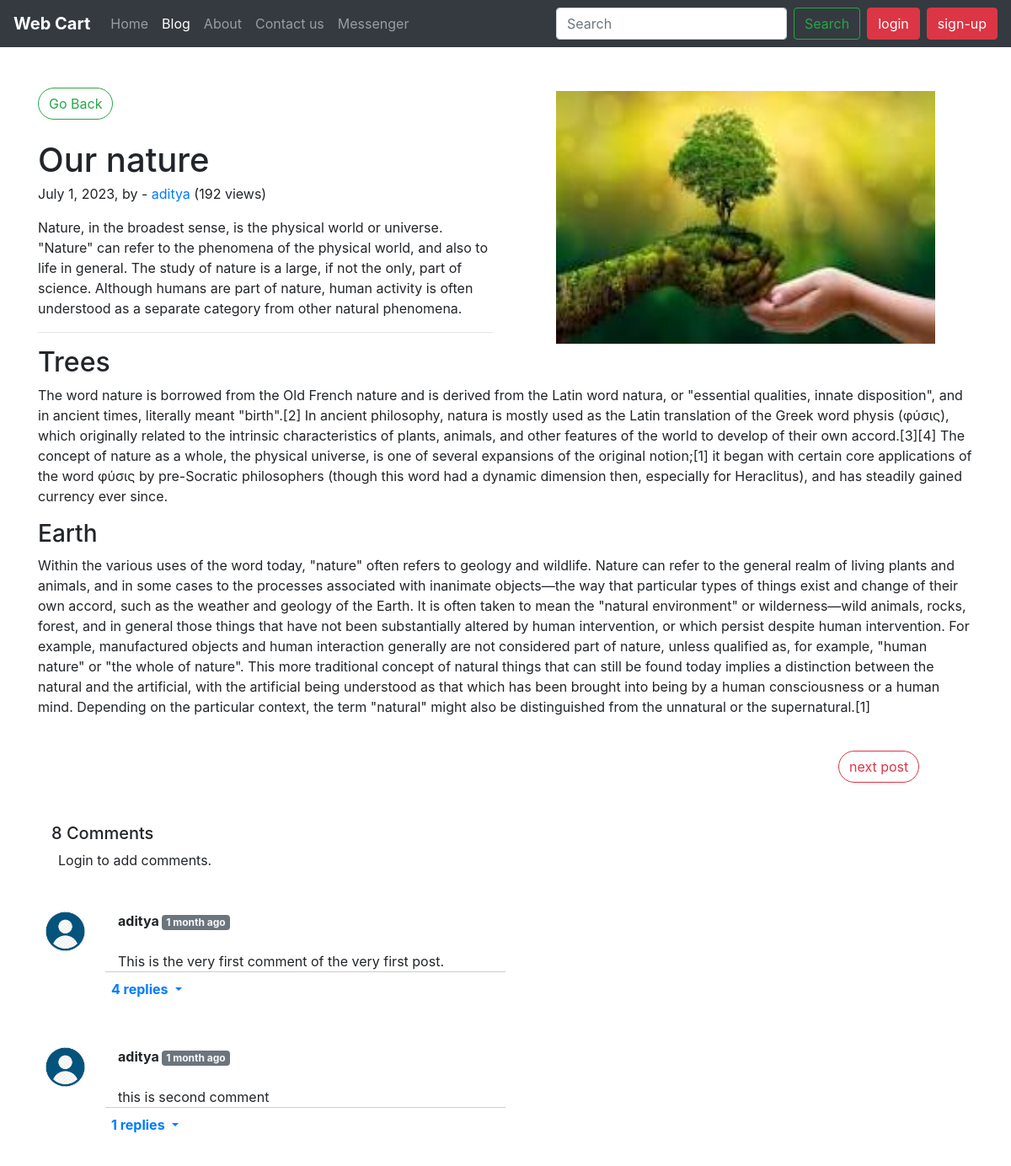
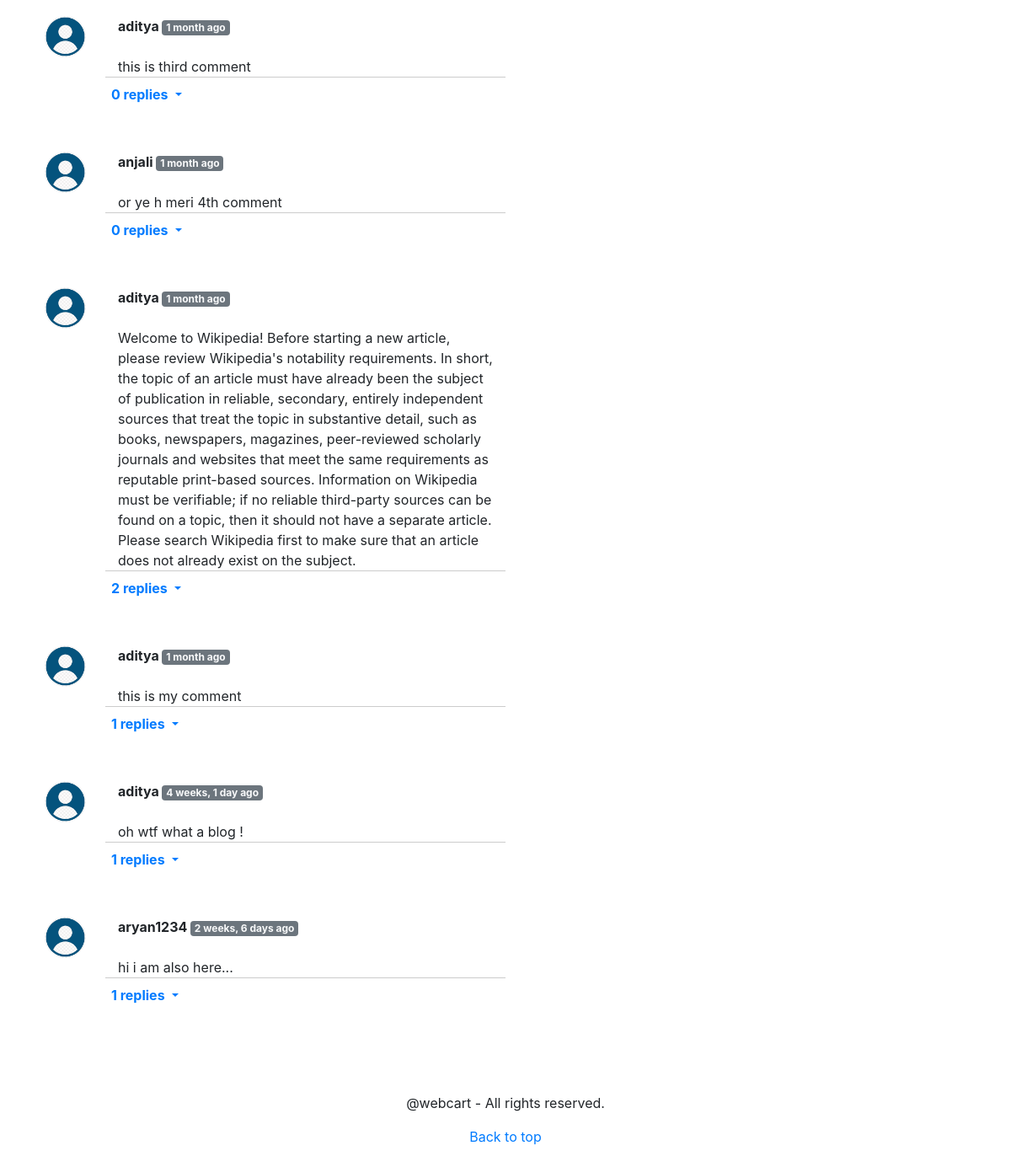
/blog/BlogPost/1, run on the app's committed database (2 pictures, top to bottom).
### blog/models.py (models this page shows, shortened)
class BlogPost(models.Model):
    blog_id = models.AutoField(primary_key=True)
    category = models.CharField(max_length=50, default="")
    title = models.CharField(max_length=100)
    intro = models.CharField(max_length=550)
    whole_content = models.TextField(default='', null=True)
    heading01 = models.CharField(max_length=50, default='', null=True)
    content01 = models.CharField(max_length=5000, default='', null=True)
    heading02 = models.CharField(max_length=50, default="", null=True)
    content02 = models.CharField(max_length=5000, default="", null=True)
    heading03 = models.CharField(max_length=50, default="", null=True)
    content03 = models.CharField(max_length=5000, default="", null=True)
    publish_date = models.DateField(auto_now_add=True)
    image = models.ImageField(upload_to="blog/images", default="", null=True)
    views = models.IntegerField(default=0)

class Comment(models.Model):
    s_no = models.AutoField(primary_key=True)
    your_comment = models.TextField()
    user = models.ForeignKey(User, on_delete=models.CASCADE)
    post = models.ForeignKey(BlogPost, on_delete=models.CASCADE)
    parent = models.ForeignKey('self', on_delete=models.CASCADE, null=True)
    timeStamp = models.DateTimeField(default=now)

### blog/views.py (the view)
# urls.py: path("BlogPost/<int:blg_id>", views.blogPost, name='BlogPost'),
def blogPost(request, blg_id):
    blogs = BlogPost.objects.all()
    posts = BlogPost.objects.filter(blog_id=blg_id).first()
    posts.views+=1
    posts.save()
    comments = Comment.objects.filter(post=posts, parent=None)
    replies = Comment.objects.filter(post=posts).exclude(parent=None)
    reply_count = []
    for i in comments:
        temp=0
        for j in replies:
            if j.parent.s_no == i.s_no:
                temp+=1
        reply_count.append([i, temp])
    l=[]
    for i in blogs:
        l.append(i.blog_id)
    return render(request, 'blog/blogPost.html', {'post': posts, 'len': len(blogs), 'ids': l, "comments": reply_count, "replies":replies})

### blog/templates/blog/blogPost.html (shortened to what this page needs)
{% extends 'blog/basic.html' %}
{% block body %}
{% load humanize %}
<article class="blog-post container my-5">
    <div class="row">
        <div class="col-6">
            <button class="btn btn-outline-success rounded-pill mb-4" onclick="window.location = '/blog/blogs'">Go
                Back</button>
            <h1 class="display-5 link-body-emphasis mb-1">{{post.title}}</h1>
            <p class="blog-post-meta">{{post.publish_date}}, by - <span class="text-primary">aditya</span>
                <span>({{post.views}} views)</span>
            </p>
            <p>{{post.intro}}</p>
            <hr>
        </div>
        <div class="col-6" style="display: flex; align-items: center; justify-content: center;">
            <img src="/media/{{post.image}}" alt="" style="width: 450px; height: 300px;">
        </div>
    </div>
    <h2>{{post.heading01}}</h2>
    <p>{{post.content01}}</p>
    <h3>{{post.heading02}}</h3>
    <p>{{post.content02}}</p>
    <div class="row">
        <div class="col-10 mt-4">
        </div>
        <div class="col-2 mt-4">
            <button class="btn btn-outline-danger rounded-pill" id="next" onclick="next()">next post</button>
        </div>
    </div>
</article>
<div class="container">
    <h5 class="ml-3">{{comments|length}} Comments</h5>
    {% if request.user.is_authenticated %}
    <form action="/blog/comments/" method="post" class="col-md-8 mx-2 mb-4 mt-4"> {% csrf_token %}
        <input type="hidden" name="post_sno" value="{{post.blog_id}}">
        <input type="hidden" name="parent_sno" value="">
        <div class="mb-3" id="field">
            <label for="comment-{{comment.s_no}}" class="form-label">Add a comment</label>
            <textarea id="comment-{{comment.s_no}}" rows="1" class="form-control" name="comment" placeholder="Write your comment here..."
                required></textarea>
        </div>
        <button type="submit" class="btn btn-sm btn-outline-secondary">Post</button>
    </form>
    {% if comments|length == 0 %}
    <h3 class="ml-3 text-success">Be the first to comment... !</h3>
    {% endif %}
    {% else %}
    <p class="ml-4 mb-5">Login to add comments.</p>
    {% endif %}
    {% for comment, reply_count in comments %}
    <div class="row">
        <div class="col-md-1"><img class="w-100 px-2" style="border-radius: 50%;" src="/static/user2.png" alt=""></div>
        <div class="col-md-5" style="border-bottom: 1px solid #ccc;">
            <p class="mb-4"><b>{{comment.user.username}} </b>
                <span class="badge bg-secondary text-light"> {{comment.timeStamp | naturaltime}}</span>
            </p>
            {{comment.your_comment}}
        </div>
    </div>
    <div class="row ml-5 mb-5">
        <div class="col-md-6 ml-4">
            <ul class="navbar-nav">
                <li class="nav-item dropdown">
                    <a class="nav-link dropdown-toggle" href="#" role="button" data-bs-toggle="collapse"
                        data-bs-target="#collapsible-{{comment.s_no}}">
                        <b>{{reply_count}} replies</b>
                    </a>
                </li>
            </ul>
        </div>
    </div>
    {% endfor %}
</div>
<footer class="pt-5 pb-4 text-center text-body-secondary bg-body-tertiary mt-5">
    <p>@webcart - All rights reserved.</p>
    <p class="mb-0">
        <a href="#">Back to top</a>
    </p>
</footer>
{% endblock %}

### blog/templates/blog/basic.html (shortened to what this page needs)
<!doctype html>
<html lang="en">
<head>
    <link rel="stylesheet" href="https://stackpath.bootstrapcdn.com/bootstrap/4.2.1/css/bootstrap.min.css"
>
</head>
<body>
    <nav class="navbar navbar-expand-lg sticky-top navbar-dark bg-dark">
        <a class="navbar-brand" href="/"><strong>Web Cart</strong></a>
        <div class="collapse navbar-collapse" id="navbarSupportedContent">
            <ul class="navbar-nav mr-auto">
                <li class="nav-item" id="li01">
                    <a class="nav-link" href="http://127.0.0.1:8000/shop/">Home</a>
                </li>
                <li class="nav-item  active" id="li04">
                    <a class="nav-link" href="/blog">Blog</a>
                </li>
                <li class="nav-item" id="li02">
                    <a class="nav-link" href="http://127.0.0.1:8000/shop/about">About</a>
                </li>
                <li class="nav-item" id="li03">
                    <a class="nav-link" href="http://127.0.0.1:8000/shop/contact">Contact us</a>
                </li>
                <li class="nav-item" id="li05">
                    <a class="nav-link" href="/blog/messenger">Messenger</a>
                </li>
            </ul>
            <form class="form-inline my-2 my-lg-0" action="/blog/search_result" method="get">
                <input class="form-control mr-sm-2" type="search" placeholder="Search" aria-label="Search" name="search"
                    id="search">
                <button class="btn btn-outline-success my-2 my-sm-0" type="submit">Search</button>
            </form>
            {% if user.is_authenticated %}
            <ul class="navbar-nav mx-3">
                <li class="nav-item dropdown">
                    <a class="nav-link dropdown-toggle" href="#" role="button" data-bs-toggle="dropdown"
                        aria-expanded="false">
                        <b>{{request.user}}</b>
                    </a>
                    <div class="dropdown-menu">
                        <a class="dropdown-item" href="/blog/logout/">Logout</a>
                    </div>
                </li>
            </ul>
            {% else %}
            <button class="btn btn-danger mx-2" data-bs-target="#login-modal" data-bs-toggle="modal">login</button>
            <button class="btn btn-danger" data-bs-target="#signup-modal" data-bs-toggle="modal">sign-up</button>
            {% endif %}
        </div>
    </nav>
    {% block body %} {% endblock %}
</body>
</html>

### data on the page
BlogPost: title "Our nature", publish_date "July 1, 2023", views "192", intro "Nature, in the broadest sense, is the physical world or universe. \"Nature\" can refer to the phenomena of the physical world, and also to life in general. The study of nature is a large, if not the only, part of science. Although humans are part of nature, human activity is often understood as a separate category from other natural phenomena.", image (picture), heading01 "Trees", content01 "The word nature is borrowed from the Old French nature and is derived from the Latin word natura, or \"essential qualities, innate disposition\", and in ancient times, literally meant \"birth\".[2] In ancient philosophy, natura is mostly used as the Latin translation of the Greek word physis (φύσις), which originally related to the intrinsic characteristics of plants, animals, and other features of the world to develop of their own accord.[3][4] The concept of nature as a whole, the physical universe, is one of several expansions of the original notion;[1] it began with certain core applications of the word φύσις by pre-Socratic philosophers (though this word had a dynamic dimension then,…", heading02 "Earth", content02 "Within the various uses of the word today, \"nature\" often refers to geology and wildlife. Nature can refer to the general realm of living plants and animals, and in some cases to the processes associated with inanimate objects—the way that particular types of things exist and change of their own accord, such as the weather and geology of the Earth. It is often taken to mean the \"natural environment\" or wilderness—wild animals, rocks, forest, and in general those things that have not been substantially altered by human intervention, or which persist despite human intervention. For example, manufactured objects and human interaction generally are not considered part of nature, unless…"
Comment: user.username "aditya", timeStamp "1 month ago", your_comment "This is the very first comment of the very first post.", reply_count "4"
Comment: user.username "aditya", timeStamp "1 month ago", your_comment "this is second comment", reply_count "1"
Comment: user.username "aditya", timeStamp "1 month ago", your_comment "this is third comment", reply_count "0"
Comment: user.username "anjali", timeStamp "1 month ago", your_comment "or ye h meri 4th comment", reply_count "0"
Comment: user.username "aditya", timeStamp "1 month ago", your_comment "Welcome to Wikipedia! Before starting a new article, please review Wikipedia's notability requirements. In short, the topic of an article must have already been the subject of publication in reliable, secondary, entirely independent sources that treat the topic in substantive detail, such as books, newspapers, magazines, peer-reviewed scholarly journals and websites that meet the same requirements as reputable print-based sources. Information on Wikipedia must be verifiable; if no reliable third-party sources can be found on a topic, then it should not have a separate article. Please search Wikipedia first to make sure that an article does not already exist on the subject.", reply_count "2"
Comment: user.username "aditya", timeStamp "1 month ago", your_comment "this is my comment", reply_count "1"
Comment: user.username "aditya", timeStamp "4 weeks, 1 day ago", your_comment "oh wtf what a blog !", reply_count "1"
Comment: user.username "aryan1234", timeStamp "2 weeks, 6 days ago", your_comment "hi i am also here...", post "1"

### other printed values
{{ comments|length }} "8"
